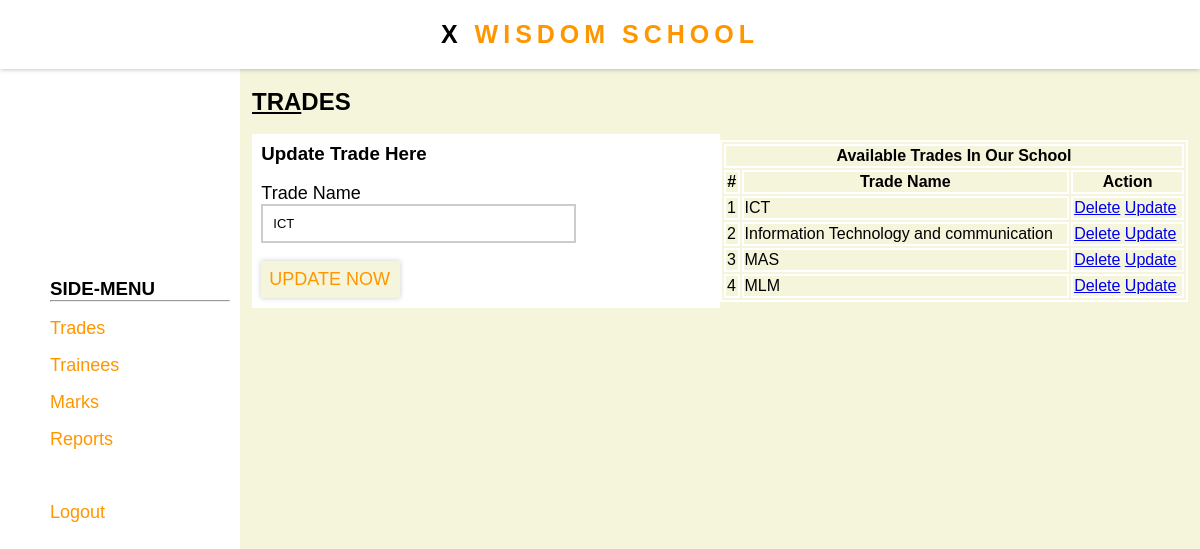
The page /home.php?what=3 (signed in) on the database its author committed.
### tables this page shows
CREATE TABLE `Trade` (
  `Trade_Id` int(11) NOT NULL,
  `Trade_Name` varchar(100) NOT NULL
);

### home.php (the view, shortened to what this page needs)
<?php
include "components/php/connection.php";
?>
<!DOCTYPE html>
<html lang="en">
<head>
    <link rel="stylesheet" href="components/css/style.css">
</head>
<body>
    <div class="whole-page">
        <div class="top">
        </div>
        <div class="side-menu">
        </div>
        <div class="page-content">
            <h2><u>TRA</u>DES</h2>
             <br>
            <div class="two-part">
                <div class="part-one">
                   <?php
                   $what="add";
                   if(isset($_GET['what'])){
                    $what=$_GET['what'];
                   }
                   if($what=="add"){
                    ?>
                     <form action="" method="post">
                        <h3>Add New Trade Here</h3>
                        <?php
                        include "tradeop.php";
                        ?>
                        <br>
                        <p>
                            <label for="">Trade Name</label><br>
                            <input type="text" name="tradeName" placeholder="Type --">
                        </p>
                        <p>
                            <br>
                            <input type="submit" value="Add Now" name="addTrade">
                        </p>
                    </form>
                    <?php
                   }
                   else{
                    $check=mysqli_query($connect,"SELECT * from Trade where Trade_Id='$what'");
                    $trade_info=mysqli_fetch_array($check);
                    ?>
                     <form action="" method="post">
                        <h3>Update Trade Here</h3>
                         <br>
                        <p>
                            <label for="">Trade Name</label><br>
                            <input type="text" name="tradeNameupdt" placeholder="Type --" value="<?php echo $trade_info['Trade_Name'];?>">
                        </p>
                        <p>
                            <br>
                            <input type="submit" value="Update Now" name="updateNow">
                        </p>
                    </form>
                    <?php
                   }
                   ?>
                </div>
                <div class="part-two">
                    <table>
                        <tr>
                            <th colspan="100"> Available Trades In Our School
                            </th>
                        </tr>
                        <tr>
                            <th>#</th>
                            <th>Trade Name</th>
                            <th>Action</th>
                        </tr>
                        <?php
                        $query="SELECT * from Trade";
                        $getTrades=mysqli_query($connect,$query);
                        if(mysqli_num_rows($getTrades)==0){
                            ?>
                            <tr>
                                <th colspan="100">No Data Found</th>
                            </tr>
                            <?php
                        }
                        else{
                            $no=1;
                            while($trades=mysqli_fetch_array($getTrades)){
                                ?>
                                <tr>
                                    <td><?php echo $no;?></td>
                                    <td><?php echo $trades['Trade_Name'];?></td>
                                    <td>
                                        <a href="home.php?delete=<?php echo $trades['Trade_Id'];?>" onclick="return confirm('Are You Sure About Deleting <?php echo $trades['Trade_Name'];?>')">Delete</a>
                                        <a href="home.php?what=<?php echo $trades['Trade_Id']?>">Update</a>
                                    </td>
                                </tr>
                                <?php
                                $no++;
                            }
                        }
                        ?>
                    </table>
                </div>
            </div>
        </div>
</body>
</html>

### components/css/style.css (style rules this page uses)
* { background-color: beige; font-family: karl,sans-serif; box-sizing: border-box; margin: 0%; }
.form-head,.nav-title { color: rgb(255, 150, 0); text-align: center; font-size: 25px; letter-spacing: 5px; text-transform: uppercase; }
form { background: white; padding: 2%; }
label,input,h3,p,span,a,ol,li,h2,nav,div { background: transparent; }
label { font-size: large; }
input[type="text"],input[type="password"],select { width: 70%; font-size: small; border: 2px solid #ccc; padding: 10px; transition: border-color 0.3s, box-shadow 0.3s; }
input[type="submit"] { color: rgb(255, 150, 0); border: 0; font-size: large; text-transform: uppercase; background: beige; padding: 8px; padding-right: 10px; cursor: pointer; box-shadow: 0 0 5px #ccc; }
.top { position: fixed; top: 0%; left: 0%; background: white; width: 100%; z-index: 10; padding: 20px; box-shadow: 0px 0px 5px rgba(0, 0, 0, 0.3); }
.side-menu { background: white; width: 20vw; padding: 10px; height: 100vh; box-sizing: border-box; margin: 0; position: fixed; left: 0px; top: 0px; z-index: 1; }
.container { width: 100%; display: flex; justify-content: center; align-items: center; height: 100%; }
.in_center { width: 100%; height: auto; align-self: center; }
.text-black { color: black; }
.in_center li { list-style: none; font-size: large; margin-top: 2vh; }
.in_center li a { text-decoration: none; color: rgb(255, 150, 0); }
.text-blue { color: red; }
.page-content { margin-left: 21vw; margin-top: 11vh; width: 78vw; height: 88vh; overflow: auto; }
.two-part { display: flex; justify-content: center; }
.part-one { width: 50%; align-self: center; }
.part-two { width: 50%; align-self: center; }
table { width: 100%; }
table,tr,td,th { border: 2px solid white; }

### rows shown on the page
trade: tradeNameupdt "ICT", Trade_Name "ICT"
trade: Trade_Name "Information Technology and communication"
trade: Trade_Name "MAS"
trade: Trade_Name "MLM"
